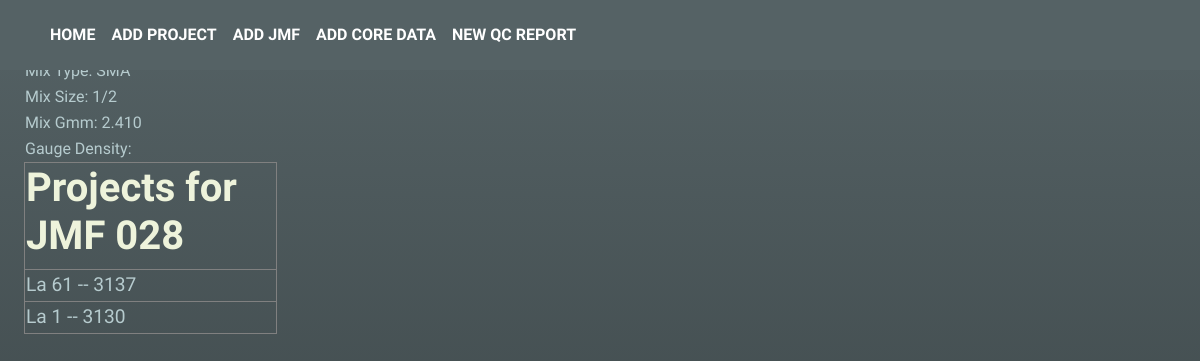
The app's page /show_jmfs/4, older data.
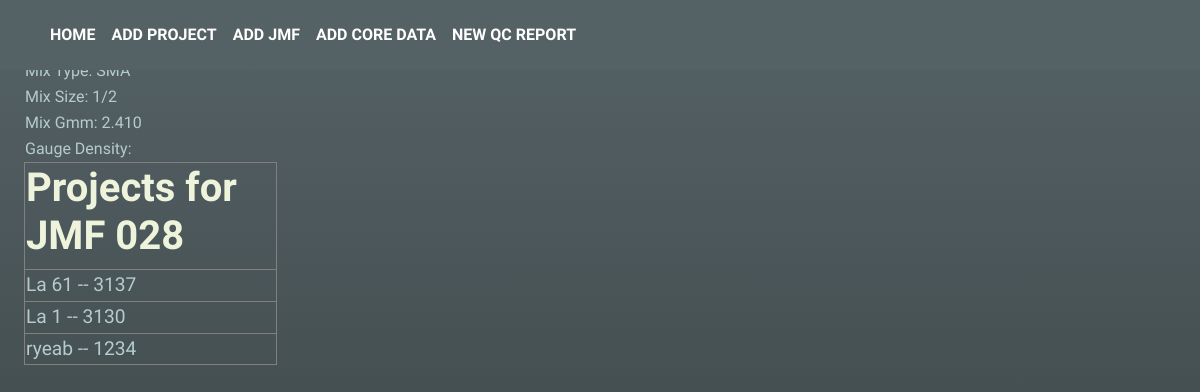
The same page, newer data.
### reports/models.py (models this page shows)
class Project(models.Model):
    barber_number = models.CharField(max_length=10)
    state_number = models.CharField(max_length=15)
    project_name = models.CharField(max_length=50)
    jmfs = models.ManyToManyField(JMF, blank=True)
    def __str__(self):
        return self.project_name + ' -- ' + self.barber_number

### reports/views.py (the view)
# urls.py: path('show_jmfs/<jmf_id>',views.show_jmfs, name='show-jmfs'),
def show_jmfs(request, jmf_id):
    jmfs = JMF.objects.get(pk=jmf_id)
    projects = Project.objects.filter(jmfs__exact=jmfs)
    return render(request, 'reports/show_jmfs.html', {'jmfs': jmfs,'projects':projects, })

### reports/templates/reports/show_jmfs.html
{% extends 'reports/base.html' %}
{% load crispy_forms_tags %}
{% block content %}
    <div class="container-fluid">
        <table class='table-borderless col-lg-4'>
            <thread>
                <tr>
                    <th class="table-title"><h1>JMF {{jmfs.jmf_number}}</h1></th>
                </tr>
            </thread>
            <tbody class="table-body">
                <tr>
                    <td>Mix Type: {{jmfs.mix_type}}</td>
                </tr>
                <tr>
                    <td>Mix Size: {{jmfs.mix_size}}</td>
                </tr>
                <tr>
                    <td>Mix Gmm: {{jmfs.gmm}}</td>
                </tr>
                <tr>
                    <td>Gauge Density: {{ jmfs.guage_density }}</td>
                </tr>
            </tbody>
        </table>
        <table class='table-bordered col-lg-4'>
            <thead>
                <tr>
                    <th class="table-title"><h1>Projects for JMF {{jmfs.jmf_number}}</h1></th>
                </tr>
            </thead>
            <tbody>
        {% for project in projects  %}
            <tr>
                <td>
                    <a class="table-body site-links" href="{% url 'show-projects' project.id %}">
                        {{ project }} </a>
                </td>
            </tr>
        {% endfor %}
            </tbody>
        </table>
        <br/>
     </div>
{% endblock content %}

Row changes from the older to the newer data that the page shows:
added Project: project_name+barber_number "ryeab -- 1234"
